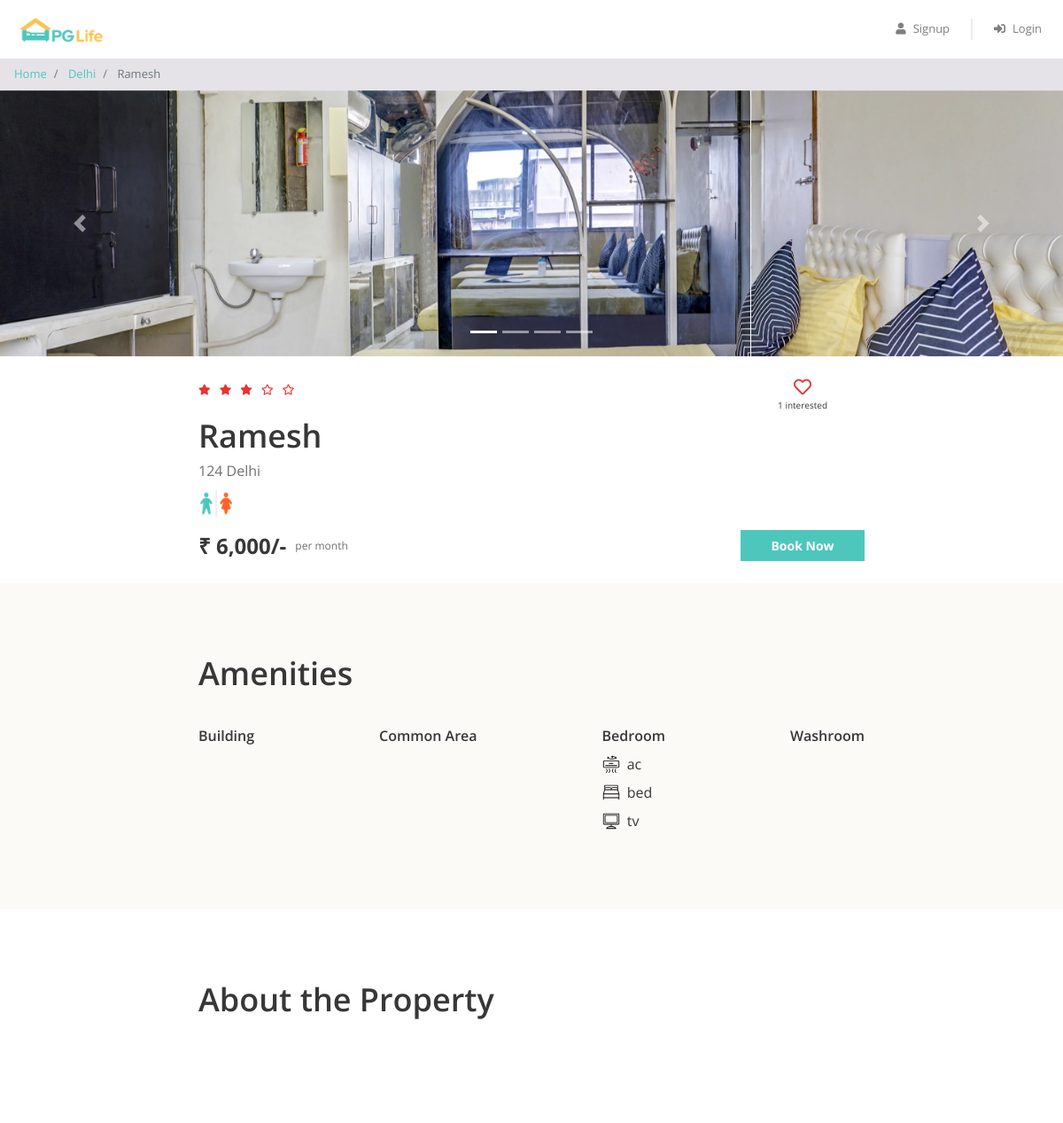
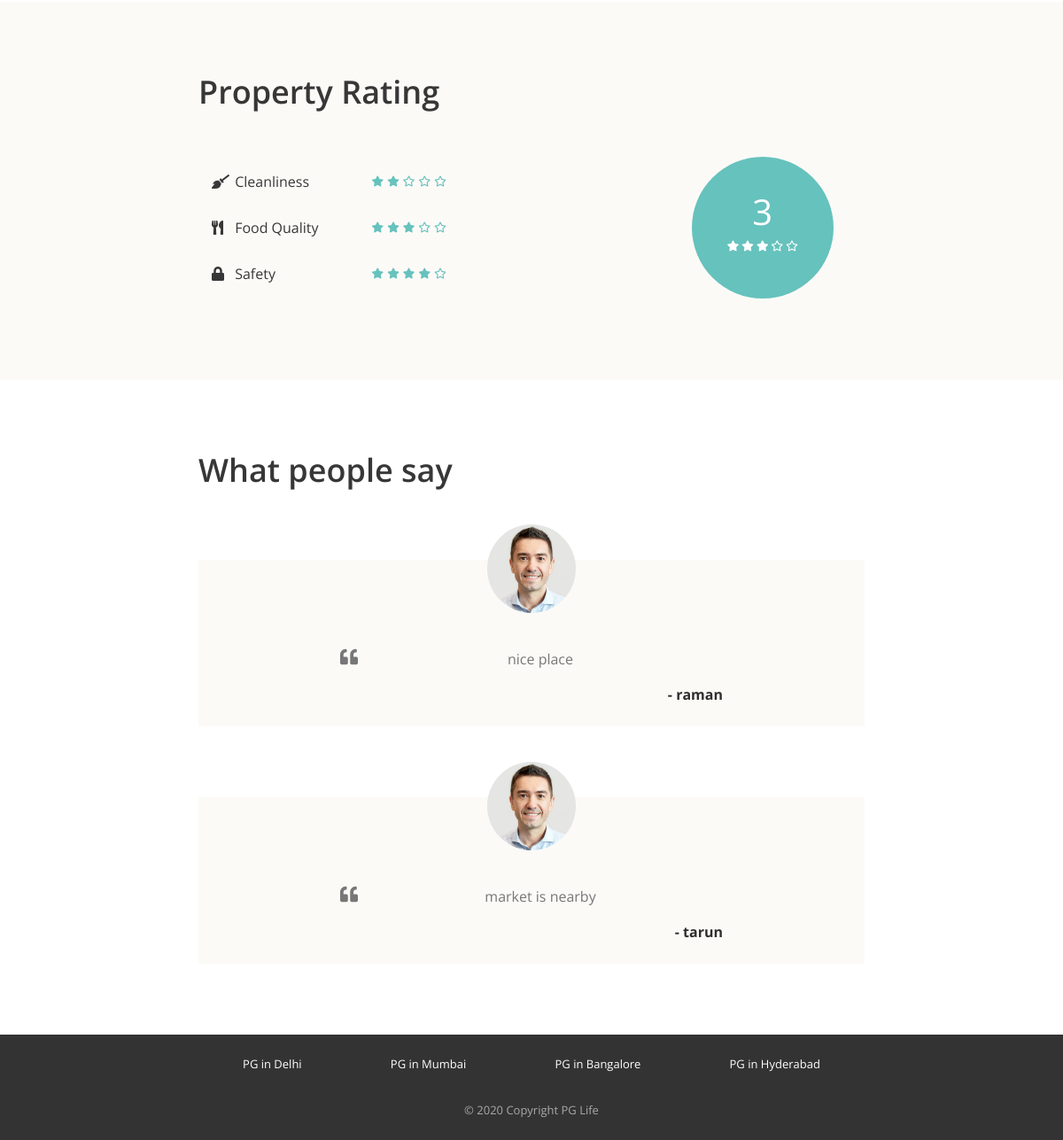
Screenshot of /property_detail.php?property_id=2 with the database file from the repository (2 pictures, top to bottom).
### tables this page shows
CREATE TABLE `properties` (
  `id` int(11) NOT NULL,
  `city_id` int(11) NOT NULL,
  `rating_clean` int(11) NOT NULL,
  `rating_food` int(11) NOT NULL,
  `rating_safety` int(11) NOT NULL,
  `name` text NOT NULL,
  `address` text NOT NULL,
  `gender` text NOT NULL,
  `rent` int(11) NOT NULL,
  `description` text NOT NULL
);

CREATE TABLE `cities` (
  `id` int(11) NOT NULL,
  `name` text NOT NULL
);

CREATE TABLE `amenities` (
  `id` int(11) NOT NULL,
  `name` text NOT NULL,
  `icon` text NOT NULL,
  `type` text NOT NULL
);

CREATE TABLE `testimonials` (
  `property_id` int(11) NOT NULL,
  `user_name` text NOT NULL,
  `content` text NOT NULL
);

### property_detail.php (the view, shortened to what this page needs)
<?php
require "includes/database_connect.php";
$property_id = $_GET["property_id"];
$sql_1 = "SELECT *, p.id AS property_id, p.name AS property_name, c.name AS city_name
            FROM properties p
            INNER JOIN cities c ON p.city_id = c.id
            WHERE p.id = $property_id";
$result_1 = mysqli_query($conn, $sql_1);
$property = mysqli_fetch_assoc($result_1);
$sql_2 = "SELECT * FROM testimonials WHERE property_id = $property_id";
$result_2 = mysqli_query($conn, $sql_2);
$testimonials = mysqli_fetch_all($result_2, MYSQLI_ASSOC);
$sql_3 = "SELECT a.*
            FROM amenities a
            INNER JOIN properties_amenities pa ON a.id = pa.amenity_id
            WHERE pa.property_id = $property_id";
$result_3 = mysqli_query($conn, $sql_3);
$amenities = mysqli_fetch_all($result_3, MYSQLI_ASSOC);
$sql_4 = "SELECT * FROM interested_users_properties WHERE property_id = $property_id";
$result_4 = mysqli_query($conn, $sql_4);
$interested_users_count = mysqli_num_rows($result_4);
?>
<!DOCTYPE html>
<html lang="en">
<head>
    <?php
    include "includes/head_links.php";
    ?>
    <link href="css/property_detail.css" rel="stylesheet" />
</head>
<body>
    <?php
    include "includes/header.php";
    ?>
    <nav aria-label="breadcrumb">
        <ol class="breadcrumb py-2">
            <li class="breadcrumb-item">
                <a href="index.php">Home</a>
            </li>
            <li class="breadcrumb-item">
                <a href="property_list.php?city=<?= $property['city_name']; ?>"><?= $property['city_name']; ?></a>
            </li>
            <li class="breadcrumb-item active" aria-current="page">
                <?= $property['property_name']; ?>
            </li>
        </ol>
    </nav>
    <div id="property-images" class="carousel slide" data-ride="carousel">
        <ol class="carousel-indicators">
            <?php
            $property_images = glob("img/properties/" . $property['property_id'] . "/*");
            foreach ($property_images as $index => $property_image) {
            ?>
                <li data-target="#property-images" data-slide-to="<?= $index ?>" class="<?= $index == 0 ? "active" : ""; ?>"></li>
            <?php
            }
            ?>
        </ol>
        <div class="carousel-inner">
            <?php
            foreach ($property_images as $index => $property_image) {
            ?>
                <div class="carousel-item <?= $index == 0 ? "active" : ""; ?>">
                    <img class="d-block w-100" src="<?= $property_image ?>" alt="slide">
                </div>
            <?php
            }
            ?>
        </div>
        <a class="carousel-control-prev" href="#property-images" role="button" data-slide="prev">
            <span class="carousel-control-prev-icon" aria-hidden="true"></span>
        </a>
        <a class="carousel-control-next" href="#property-images" role="button" data-slide="next">
            <span class="carousel-control-next-icon" aria-hidden="true"></span>
        </a>
    </div>
    <div class="property-summary page-container">
        <div class="row no-gutters justify-content-between">
            <?php
            $total_rating = ($property['rating_clean'] + $property['rating_food'] + $property['rating_safety']) / 3;
            $total_rating = round($total_rating, 1);
            ?>
            <div class="star-container" title="<?= $total_rating ?>">
                <?php
                $rating = $total_rating;
                for ($i = 0; $i < 5; $i++) {
                    if ($rating >= $i + 0.8) {
                ?>
                        <i class="fas fa-star"></i>
                    <?php
                    } elseif ($rating >= $i + 0.3) {
                    ?>
                        <i class="fas fa-star-half-alt"></i>
                    <?php
                    } else {
                    ?>
                        <i class="far fa-star"></i>
                <?php
                    }
                }
                ?>
            </div>
            <div class="interested-container">
                <?php
                $is_interested = false;
                if ($is_interested) {
                ?>
                    <i class="is-interested-image fas fa-heart"></i>
                <?php
                } else {
                ?>
                    <i class="is-interested-image far fa-heart"></i>
                <?php
                }
                ?>
                <div class="interested-text">
                    <span class="interested-user-count"><?= $interested_users_count ?></span> interested
                </div>
            </div>
        </div>
        <div class="detail-container">
            <div class="property-name"><?= $property['property_name'] ?></div>
            <div class="property-address"><?= $property['address'] ?></div>
            <div class="property-gender">
                <?php
                if ($property['gender'] == "male") {
                ?>
                    <img src="img/male.png">
                <?php
                } elseif ($property['gender'] == "female") {
                ?>
                    <img src="img/female.png">
                <?php
                } else {
                ?>
                    <img src="img/unisex.png">
                <?php
                }
                ?>
            </div>
        </div>
        <div class="row no-gutters">
            <div class="rent-container col-6">
                <div class="rent">₹ <?= number_format($property['rent']) ?>/-</div>
                <div class="rent-unit">per month</div>
            </div>
            <div class="button-container col-6">
                <a href="#" class="btn btn-primary">Book Now</a>
            </div>
        </div>
    </div>
    <div class="property-amenities">
        <div class="page-container">
            <h1>Amenities</h1>
            <div class="row justify-content-between">
                <div class="col-md-auto">
                    <h5>Building</h5>
                </div>
                <div class="col-md-auto">
                    <h5>Common Area</h5>
                </div>
                <div class="col-md-auto">
                    <h5>Bedroom</h5>
                    <?php
                    foreach ($amenities as $amenity) {
                        if ($amenity['type'] == "Bedroom") {
                    ?>
                            <div class="amenity-container">
                                <img src="img/amenities/<?= $amenity['icon'] ?>.svg">
                                <span><?= $amenity['name'] ?></span>
                            </div>
                    <?php
                        }
                    }
                    ?>
                </div>
                <div class="col-md-auto">
                    <h5>Washroom</h5>
                </div>
            </div>
        </div>
    </div>
    <div class="property-about page-container">
        <h1>About the Property</h1>
    </div>
    <div class="property-rating">
        <div class="page-container">
            <h1>Property Rating</h1>
            <div class="row align-items-center justify-content-between">
                <div class="col-md-6">
                    <div class="rating-criteria row">
                        <div class="col-6">
                            <i class="rating-criteria-icon fas fa-broom"></i>
                            <span class="rating-criteria-text">Cleanliness</span>
                        </div>
                        <div class="rating-criteria-star-container col-6" title="<?= $property['rating_clean'] ?>">
                            <?php
                            $rating = $property['rating_clean'];
                            for ($i = 0; $i < 5; $i++) {
                                if ($rating >= $i + 0.8) {
                            ?>
                                    <i class="fas fa-star"></i>
                                <?php
                                } elseif ($rating >= $i + 0.3) {
                                ?>
                                    <i class="fas fa-star-half-alt"></i>
                                <?php
                                } else {
                                ?>
                                    <i class="far fa-star"></i>
                            <?php
                                }
                            }
                            ?>
                        </div>
                    </div>
                    <div class="rating-criteria row">
                        <div class="col-6">
                            <i class="rating-criteria-icon fas fa-utensils"></i>
                            <span class="rating-criteria-text">Food Quality</span>
                        </div>
                        <div class="rating-criteria-star-container col-6" title="<?= $property['rating_food'] ?>">
                            <?php
                            $rating = $property['rating_food'];
                            for ($i = 0; $i < 5; $i++) {
                                if ($rating >= $i + 0.8) {
                            ?>
                                    <i class="fas fa-star"></i>
                                <?php
                                } elseif ($rating >= $i + 0.3) {
                                ?>
                                    <i class="fas fa-star-half-alt"></i>
                                <?php
                                } else {
                                ?>
                                    <i class="far fa-star"></i>
                            <?php
                                }
                            }
                            ?>
                        </div>
                    </div>
                    <div class="rating-criteria row">
                        <div class="col-6">
                            <i class="rating-criteria-icon fa fa-lock"></i>
                            <span class="rating-criteria-text">Safety</span>
                        </div>
                        <div class="rating-criteria-star-container col-6" title="<?= $property['rating_safety'] ?>">
                            <?php
                            $rating = $property['rating_safety'];
                            for ($i = 0; $i < 5; $i++) {
                                if ($rating >= $i + 0.8) {
                            ?>
                                    <i class="fas fa-star"></i>
                                <?php
                                } elseif ($rating >= $i + 0.3) {
                                ?>
                                    <i class="fas fa-star-half-alt"></i>
                                <?php
                                } else {
                                ?>
                                    <i class="far fa-star"></i>
                            <?php
                                }
                            }
                            ?>
                        </div>
                    </div>
                </div>
                <div class="col-md-4">
                    <div class="rating-circle">
                        <?php
                        $total_rating = ($property['rating_clean'] + $property['rating_food'] + $property['rating_safety']) / 3;
                        $total_rating = round($total_rating, 1);
                        ?>
                        <div class="total-rating"><?= $total_rating ?></div>
                        <div class="rating-circle-star-container">
                            <?php
                            $rating = $total_rating;
                            for ($i = 0; $i < 5; $i++) {
                                if ($rating >= $i + 0.8) {
                            ?>
                                    <i class="fas fa-star"></i>
                                <?php
                                } elseif ($rating >= $i + 0.3) {
                                ?>
                                    <i class="fas fa-star-half-alt"></i>
                                <?php
                                } else {
                                ?>
                                    <i class="far fa-star"></i>
                            <?php
                                }
                            }
                            ?>
                        </div>
                    </div>
                </div>
            </div>
        </div>
    </div>
    <div class="property-testimonials page-container">
        <h1>What people say</h1>
        <?php
        foreach ($testimonials as $testimonial) {
        ?>
            <div class="testimonial-block">
                <div class="testimonial-image-container">
                    <img class="testimonial-img" src="img/man.png">
                </div>
                <div class="testimonial-text">
                    <i class="fa fa-quote-left" aria-hidden="true"></i>
                    <p><?= $testimonial['content'] ?></p>
                </div>
                <div class="testimonial-name">- <?= $testimonial['user_name'] ?></div>
            </div>
        <?php
        }
        ?>
    </div>
    <?php
    include "includes/footer.php";
    ?>
</body>
</html>

### css/common.css (style rules this page uses)
* { box-sizing: border-box; font-family: 'Open Sans', sans-serif; }
body { color: #373737; font-size: 16px; position: relative; }
h1, h2, h3, h4, h5, h6 { font-weight: 600; }
h1 { font-size: 36px; margin-bottom: 40px; }
h5 { font-size: 16px; margin-bottom: 10px; }
.btn-primary, .btn-warning, .btn-danger { color: white; font-weight: bold; }
.breadcrumb { background-color: #e5e3e8; font-size: 13px; border-radius: 0px; margin-bottom: 0px; }
.page-container { max-width: 800px; padding: 80px 24px; margin: auto; }

### css/property_detail.css (style rules this page uses)
.carousel img { height: 300px; object-fit: cover; }
.property-summary { padding: 24px; }
.property-amenities, .property-rating { background-color: #fcfaf7; }
.star-container i { color: #EA322E; font-size: 12px; margin-right: 6px; }
.interested-container { text-align: center; padding-right: 42px; }
.interested-container i { color: #EA322E; font-size: 20px; cursor: pointer; }
.interested-text { font-size: 10px; }
.detail-container { padding-bottom: 10px; }
.property-name { font-size: 36px; font-weight: 600; }
.property-address { color: #6f6f6f; font-size: 16px; padding-bottom: 5px; }
.property-gender img { width: 40px; }
.rent-container { display: flex; align-items: center; }
.rent { font-size: 24px; font-weight: bold; padding-right: 10px; }
.rent-unit { color: #6f6f6f; font-size: 12px; }
.button-container .btn { font-size: 14px; border-radius: 0px; width: 140px; float: right; }
.amenity-container { margin: 8px 0px; }
.amenity-container img { height: 20px; margin-top: -4px; margin-right: 4px; }
.rating-criteria { margin: 28px 0px; }
.rating-criteria-icon { width: 14px; }
.rating-criteria-text { margin-left: 8px; }
.rating-criteria-star-container { margin-top: -2px; }
.rating-criteria-star-container i { color: #66C2BD; font-size: 12px; }
.rating-circle { background-color: #66C2BD; color: white; text-align: center; height: 160px; width: 160px; border-radius: 50%; padding-top: 32px; margin: auto; }
.total-rating { font-size: 40px; }
.rating-circle-star-container { font-size: 12px; }
.testimonial-block { background-color: #fcfaf7; padding: 0px 160px 24px; margin-top: 80px; }
.testimonial-image-container { text-align: center; }
.testimonial-img { width: 100px; border-radius: 50%; position: relative; top: -40px; }
.testimonial-text { color: #777777; text-align: center; position: relative; }
.testimonial-text i { font-size: 20px; position: absolute; left: 0px; top: 0px; }
.testimonial-text p { text-indent: 20px; }
.testimonial-name { color: #2F2E2E; text-align: right; font-weight: bold; margin-top: 12px; }

### rows the page displays
properties: city.name "Delhi", name "Ramesh", rating_clean 2 (drawn), address "124 Delhi", rent "6,000", rating_safety 4 (drawn), rating_food "3"
amenities: shows a picture, name "ac"
amenities: shows a picture, name "bed"
amenities: shows a picture, name "tv"
testimonials: content "nice place", user_name "raman"
testimonials: content "market is nearby", user_name "tarun"

### other values shown
$interested_users_count "1"
